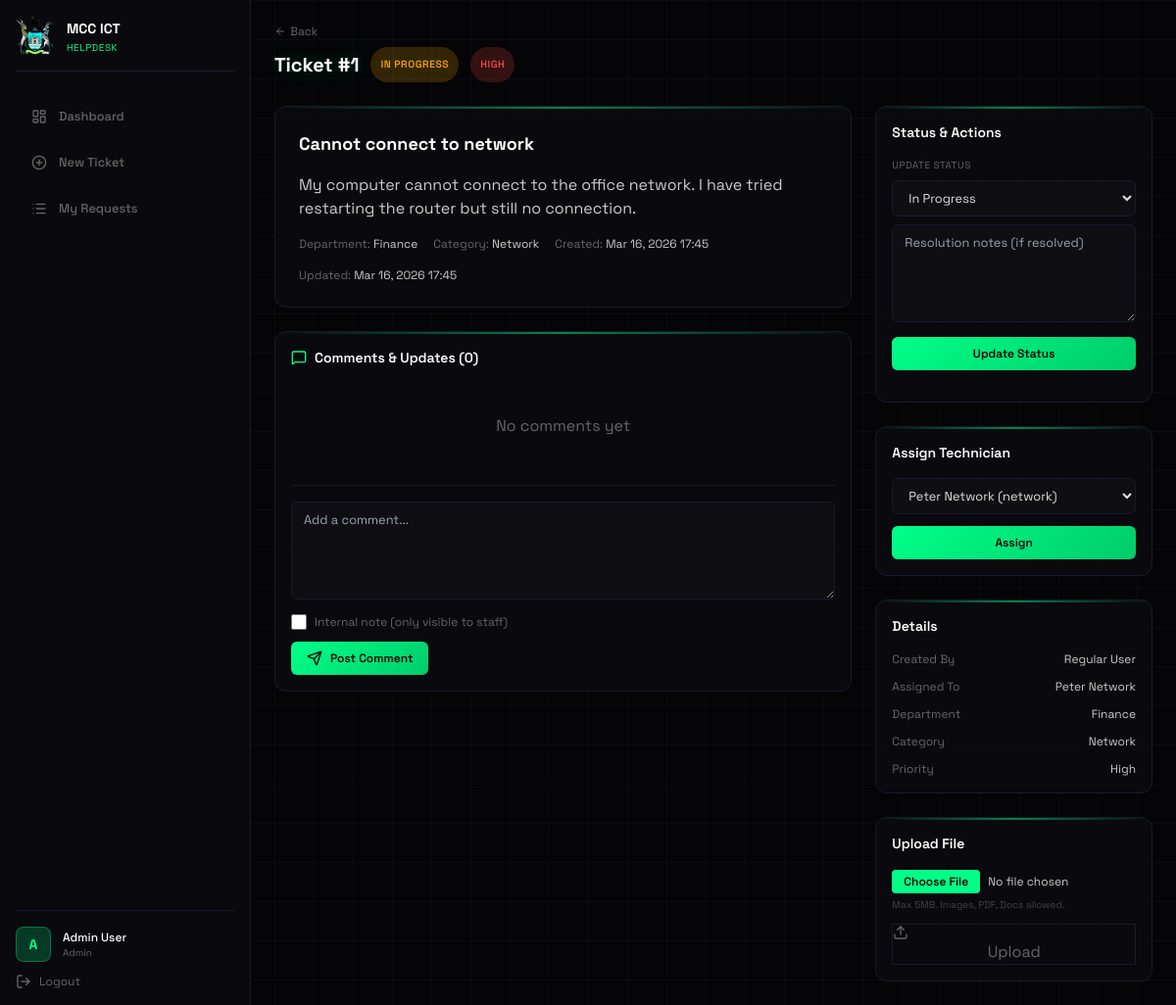
Page /technician/ticket_detail.php?id=1 (signed in) on the committed database.
### tables this page shows
CREATE TABLE tickets (
    id INT AUTO_INCREMENT PRIMARY KEY,
    title VARCHAR(200) NOT NULL,
    description TEXT NOT NULL,
    department VARCHAR(100) NOT NULL,
    category ENUM('network', 'hardware', 'software', 'login') NOT NULL,
    priority ENUM('high', 'medium', 'low') NOT NULL,
    status ENUM('open', 'in_progress', 'resolved', 'closed') DEFAULT 'open',
    created_by INT NOT NULL,
    assigned_to INT NULL,
    created_at TIMESTAMP DEFAULT CURRENT_TIMESTAMP,
    updated_at TIMESTAMP DEFAULT CURRENT_TIMESTAMP ON UPDATE CURRENT_TIMESTAMP,
    FOREIGN KEY (created_by) REFERENCES users(id),
    FOREIGN KEY (assigned_to) REFERENCES technicians(id)
);

CREATE TABLE technicians (
    id INT AUTO_INCREMENT PRIMARY KEY,
    user_id INT UNIQUE,
    name VARCHAR(100) NOT NULL,
    specialization ENUM('network', 'hardware', 'software', 'general') NOT NULL,
    current_workload INT DEFAULT 0,
    status ENUM('available', 'busy', 'offline') DEFAULT 'available',
    phone VARCHAR(20),
    email VARCHAR(100),
    created_at TIMESTAMP DEFAULT CURRENT_TIMESTAMP,
    FOREIGN KEY (user_id) REFERENCES users(id) ON DELETE SET NULL
);

CREATE TABLE users (
    id INT AUTO_INCREMENT PRIMARY KEY,
    name VARCHAR(100) NOT NULL,
    email VARCHAR(100) UNIQUE NOT NULL,
    password VARCHAR(255) NOT NULL,
    role ENUM('admin', 'technician', 'user') NOT NULL,
    department VARCHAR(100) NOT NULL,
    created_at TIMESTAMP DEFAULT CURRENT_TIMESTAMP,
    updated_at TIMESTAMP DEFAULT CURRENT_TIMESTAMP ON UPDATE CURRENT_TIMESTAMP
);

### technician/ticket_detail.php (the view, shortened to what this page needs)
<?php
$database = new Database();
$conn = $database->getConnection();
$user_role = $_SESSION['user_role'];
$ticket_id = isset($_GET['id']) ? (int)$_GET['id'] : 0;
$ticket = $conn->query("SELECT t.*, u.name as created_by_name, u.email as created_by_email, tech.name as assigned_to_name
                         FROM tickets t
                         LEFT JOIN users u ON t.created_by = u.id
                         LEFT JOIN technicians tech ON t.assigned_to = tech.id
                         WHERE t.id = $ticket_id")->fetch_assoc();
$comments = $conn->query("SELECT tc.*, u.name as user_name
                          FROM ticket_comments tc
                          LEFT JOIN users u ON tc.user_id = u.id
                          WHERE tc.ticket_id = $ticket_id
                          ORDER BY tc.created_at ASC");
$technicians = $conn->query("SELECT id, name, specialization, status, current_workload FROM technicians ORDER BY name");
?>
<!DOCTYPE html>
<html lang="en">
<head>
    <script src="https://cdn.tailwindcss.com"></script>
</head>
<body class="min-h-screen grid-bg">
    <div class="flex">
        <aside class="fixed top-0 left-0 h-screen w-64 bg-[#0a0a0f]/95 border-r border-[#1a1a2e] p-4 flex flex-col overflow-hidden">
            <div class="flex items-center gap-3 mb-6 pb-4 border-b border-[#1a1a2e]">
                <img src="../assets/images/mutarelogo.png" alt="MCC" class="w-10 h-10">
                <div>
                    <span class="text-sm font-bold text-white">MCC ICT</span>
                    <p class="text-[10px] text-[#00ff88] uppercase tracking-wider">Helpdesk</p>
                </div>
            </div>
            <nav class="flex-1 space-y-1">
                <a href="dashboard.php" class="sidebar-item">
                    <i data-lucide="layout-dashboard" class="w-4 h-4"></i>
                    Dashboard
                </a>
                <a href="submit_ticket.php" class="sidebar-item">
                    <i data-lucide="plus-circle" class="w-4 h-4"></i>
                    New Ticket
                </a>
                <a href="my_requests.php" class="sidebar-item">
                    <i data-lucide="list" class="w-4 h-4"></i>
                    My Requests
                </a>
            </nav>
            <div class="pt-4 border-t border-[#1a1a2e]">
                <div class="flex items-center gap-3 mb-3">
                    <div class="w-9 h-9 rounded-lg bg-[#00ff88]/20 border border-[#00ff88]/30 flex items-center justify-center text-[#00ff88] font-bold text-sm">
                        <?php echo strtoupper(substr($_SESSION['user_name'], 0, 1)); ?>
                    </div>
                    <div>
                        <p class="text-xs font-medium text-white"><?php echo htmlspecialchars($_SESSION['user_name']); ?></p>
                        <p class="text-[10px] text-[#666] capitalize"><?php echo $user_role; ?></p>
                    </div>
                </div>
                <a href="../auth/logout.php" class="flex items-center gap-2 text-[#666] hover:text-[#ef4444] text-xs transition-colors">
                    <i data-lucide="log-out" class="w-4 h-4"></i>
                    Logout
                </a>
            </div>
        </aside>
        <main class="ml-64 flex-1 p-6 h-screen overflow-y-auto">
            <div class="flex items-center justify-between mb-6">
                <div>
                    <a href="<?php echo $user_role == 'user' ? 'my_requests.php' : ($user_role == 'technician' ? 'technician_queue.php' : 'all_tickets.php'); ?>" class="text-[#666] hover:text-[#00ff88] text-xs flex items-center gap-1 mb-2">
                        <i data-lucide="arrow-left" class="w-3 h-3"></i>
                        Back
                    </a>
                    <h1 class="text-xl font-bold text-white glow-text flex items-center gap-3">
                        Ticket #<?php echo $ticket_id; ?>
                        <span class="badge badge-<?php echo $ticket['status']; ?>"><?php echo ucfirst(str_replace('_', ' ', $ticket['status'])); ?></span>
                        <span class="badge badge-<?php echo $ticket['priority']; ?>"><?php echo ucfirst($ticket['priority']); ?></span>
                    </h1>
                </div>
            </div>
            <div class="grid grid-cols-3 gap-6">
                <div class="col-span-2 space-y-6">
                    <div class="cyber-card p-6">
                        <h2 class="text-lg font-bold text-white mb-4"><?php echo htmlspecialchars($ticket['title']); ?></h2>
                        <div class="text-[#ccc] mb-4 whitespace-pre-wrap"><?php echo htmlspecialchars($ticket['description']); ?></div>
                        <div class="flex flex-wrap gap-4 text-xs text-[#666]">
                            <span>Department: <span class="text-[#ccc]"><?php echo $ticket['department']; ?></span></span>
                            <span>Category: <span class="text-[#ccc] capitalize"><?php echo $ticket['category']; ?></span></span>
                            <span>Created: <span class="text-[#ccc]"><?php echo date('M d, Y H:i', strtotime($ticket['created_at'])); ?></span></span>
                            <span>Updated: <span class="text-[#ccc]"><?php echo date('M d, Y H:i', strtotime($ticket['updated_at'])); ?></span></span>
                        </div>
                    </div>
                    <div class="cyber-card p-4">
                        <h3 class="text-sm font-semibold text-white mb-4 flex items-center gap-2">
                            <i data-lucide="message-square" class="w-4 h-4 text-[#00ff88]"></i>
                            Comments & Updates (<?php echo $comments ? $comments->num_rows : 0; ?>)
                        </h3>
                        <?php if ($comments && $comments->num_rows > 0): ?>
                            <?php while ($comment = $comments->fetch_assoc()): ?>
                                <div class="comment <?php echo $comment['is_internal'] ? 'comment-internal' : 'comment-public'; ?>">
                                    <div class="comment-header">
                                        <span class="comment-user">
                                            <?php echo htmlspecialchars($comment['user_name']); ?>
                                            <span class="text-[10px] text-[#666] uppercase ml-2"><?php echo $comment['user_type']; ?></span>
                                            <?php if ($comment['is_internal']): ?>
                                                <span class="text-[10px] text-[#f59e0b] ml-2">INTERNAL</span>
                                            <?php endif; ?>
                                        </span>
                                        <span class="comment-time"><?php echo date('M d, Y H:i', strtotime($comment['created_at'])); ?></span>
                                    </div>
                                    <div class="comment-body"><?php echo nl2br(htmlspecialchars($comment['comment'])); ?></div>
                                </div>
                            <?php endwhile; ?>
                        <?php else: ?>
                            <p class="text-center text-[#666] py-8">No comments yet</p>
                        <?php endif; ?>
                        <form method="POST" class="mt-4 pt-4 border-t border-[#1a1a2e]">
                            <textarea name="comment" class="cyber-textarea" placeholder="Add a comment..." required></textarea>
                            <?php if (in_array($user_role, ['admin', 'technician'])): ?>
                                <label class="flex items-center gap-2 mt-2 text-xs text-[#666] cursor-pointer">
                                    <input type="checkbox" name="is_internal" class="w-4 h-4 accent-[#00ff88]">
                                    Internal note (only visible to staff)
                                </label>
                            <?php endif; ?>
                            <button type="submit" class="cyber-btn mt-3">
                                <i data-lucide="send" class="w-4 h-4"></i>
                                Post Comment
                            </button>
                        </form>
                    </div>
                </div>
                <div class="space-y-6">
                    <div class="cyber-card p-4">
                        <h3 class="text-sm font-semibold text-white mb-4">Status & Actions</h3>
                        <?php if ($user_role != 'user'): ?>
                        <form method="POST" class="mb-4">
                            <label class="block text-[10px] text-[#666] uppercase tracking-wider mb-2">Update Status</label>
                            <select name="new_status" class="cyber-select mb-2">
                                <option value="in_progress" <?php echo $ticket['status'] == 'in_progress' ? 'selected' : ''; ?>>In Progress</option>
                            </select>
                            <?php if ($ticket['status'] != 'resolved'): ?>
                            <textarea name="solution" class="cyber-textarea mb-2" placeholder="Resolution notes (if resolved)"></textarea>
                            <?php endif; ?>
                            <button type="submit" class="cyber-btn w-full justify-center">Update Status</button>
                        </form>
                        <?php endif; ?>
                    </div>
                    <?php if ($user_role == 'admin'): ?>
                    <div class="cyber-card p-4">
                        <h3 class="text-sm font-semibold text-white mb-4">Assign Technician</h3>
                        <form method="POST">
                            <select name="technician_id" class="cyber-select mb-3">
                                <?php
                                $technicians->data_seek(0);
                                while ($tech = $technicians->fetch_assoc()):
                                ?>
                                    <option value="<?php echo $tech['id']; ?>" <?php echo $ticket['assigned_to'] == $tech['id'] ? 'selected' : ''; ?>>
                                        <?php echo htmlspecialchars($tech['name']); ?> (<?php echo $tech['specialization']; ?>)
                                    </option>
                                <?php endwhile; ?>
                            </select>
                            <button type="submit" class="cyber-btn w-full justify-center">Assign</button>
                        </form>
                    </div>
                    <?php endif; ?>
                    <div class="cyber-card p-4">
                        <h3 class="text-sm font-semibold text-white mb-4">Details</h3>
                        <div class="space-y-3 text-xs">
                            <div class="flex justify-between">
                                <span class="text-[#666]">Created By</span>
                                <span class="text-[#ccc]"><?php echo htmlspecialchars($ticket['created_by_name']); ?></span>
                            </div>
                            <div class="flex justify-between">
                                <span class="text-[#666]">Assigned To</span>
                                <span class="text-[#ccc]"><?php echo $ticket['assigned_to_name'] ? htmlspecialchars($ticket['assigned_to_name']) : '<span class="text-[#444]">Unassigned</span>'; ?></span>
                            </div>
                            <div class="flex justify-between">
                                <span class="text-[#666]">Department</span>
                                <span class="text-[#ccc]"><?php echo $ticket['department']; ?></span>
                            </div>
                            <div class="flex justify-between">
                                <span class="text-[#666]">Category</span>
                                <span class="text-[#ccc] capitalize"><?php echo $ticket['category']; ?></span>
                            </div>
                            <div class="flex justify-between">
                                <span class="text-[#666]">Priority</span>
                                <span class="text-[#ccc] capitalize"><?php echo $ticket['priority']; ?></span>
                            </div>
                        </div>
                    </div>
                    <div class="cyber-card p-4">
                        <h3 class="text-sm font-semibold text-white mb-4">Upload File</h3>
                        <form method="POST" enctype="multipart/form-data">
                            <input type="file" name="attachment" class="text-xs text-[#ccc] file:mr-2 file:py-1 file:px-3 file:rounded file:border-0 file:bg-[#00ff88] file:text-[#050507] file:cursor-pointer file:font-semibold">
                            <p class="text-[10px] text-[#444] mt-1">Max 5MB. Images, PDF, Docs allowed.</p>
                            <button type="submit" class="cyber-btn-secondary w-full justify-center mt-3">
                                <i data-lucide="upload" class="w-4 h-4"></i>
                                Upload
                            </button>
                        </form>
                    </div>
                </div>
            </div>
        </main>
    </div>
</body>
</html>

### technician/ticket_detail.php (style rules this page uses)
* { font-family: 'Space Grotesk', sans-serif; }
body { background: #050507; }
.grid-bg { background-image: linear-gradient(rgba(26, 26, 46, 0.3) 1px, transparent 1px), linear-gradient(90deg, rgba(26, 26, 46, 0.3) 1px, transparent 1px); background-size: 40px 40px; }
.glow-text { text-shadow: 0 0 20px rgba(0, 255, 136, 0.3); }
.cyber-card { background: rgba(10, 10, 15, 0.9); border: 1px solid #1a1a2e; border-radius: 12px; position: relative; overflow: hidden; }
.cyber-card::before { content: ''; position: absolute; top: 0; left: 0; right: 0; height: 2px; background: linear-gradient(90deg, transparent, #00ff88, transparent); opacity: 0.5; }
.cyber-input, .cyber-select, .cyber-textarea { width: 100%; padding: 0.5rem 0.75rem; background: rgba(15, 15, 21, 0.8); border: 1px solid #1a1a2e; border-radius: 6px; color: #e0e0e0; font-size: 0.8rem; transition: all 0.3s; }
.cyber-textarea { min-height: 100px; resize: vertical; }
.cyber-btn { background: linear-gradient(135deg, #00ff88, #00cc6a); color: #050507; padding: 0.5rem 1rem; border-radius: 6px; font-size: 0.75rem; font-weight: 600; transition: all 0.3s; display: inline-flex; align-items: center; gap: 0.5rem; border: none; cursor: pointer; }
.cyber-btn-secondary { background: transparent; border: 1px solid #1a1a2e; color: #666; }
.badge { display: inline-flex; align-items: center; padding: 0.25rem 0.625rem; border-radius: 9999px; font-size: 0.65rem; font-weight: 600; text-transform: uppercase; letter-spacing: 0.05em; }
.badge-in_progress { background: rgba(245, 158, 11, 0.2); color: #f59e0b; }
.badge-high { background: rgba(239, 68, 68, 0.2); color: #ef4444; }
.sidebar-item { display: flex; align-items: center; gap: 0.75rem; padding: 0.75rem 1rem; color: #666; font-size: 0.8rem; font-weight: 500; border-radius: 8px; transition: all 0.3s; }

### rows in the picture
tickets: status "IN PROGRESS", priority "HIGH", title "Cannot connect to network", description "My computer cannot connect to the office network. I have tried restarting the router but still no connection.", department "Finance", category "Network", created_at "Mar 16, 2026 17:45", updated_at "Mar 16, 2026 17:45", new_status "In Progress", technician_id "Peter Network (network)", created_by.name "Regular User", assigned_to.name "Peter Network", priority "High"

### other values in the picture
substr($_SESSION['user_name'], 0, 1) "A"
$_SESSION['user_name'] "Admin User"
$user_role "Admin"
$ticket_id "1"
$comments->num_rows "0"
